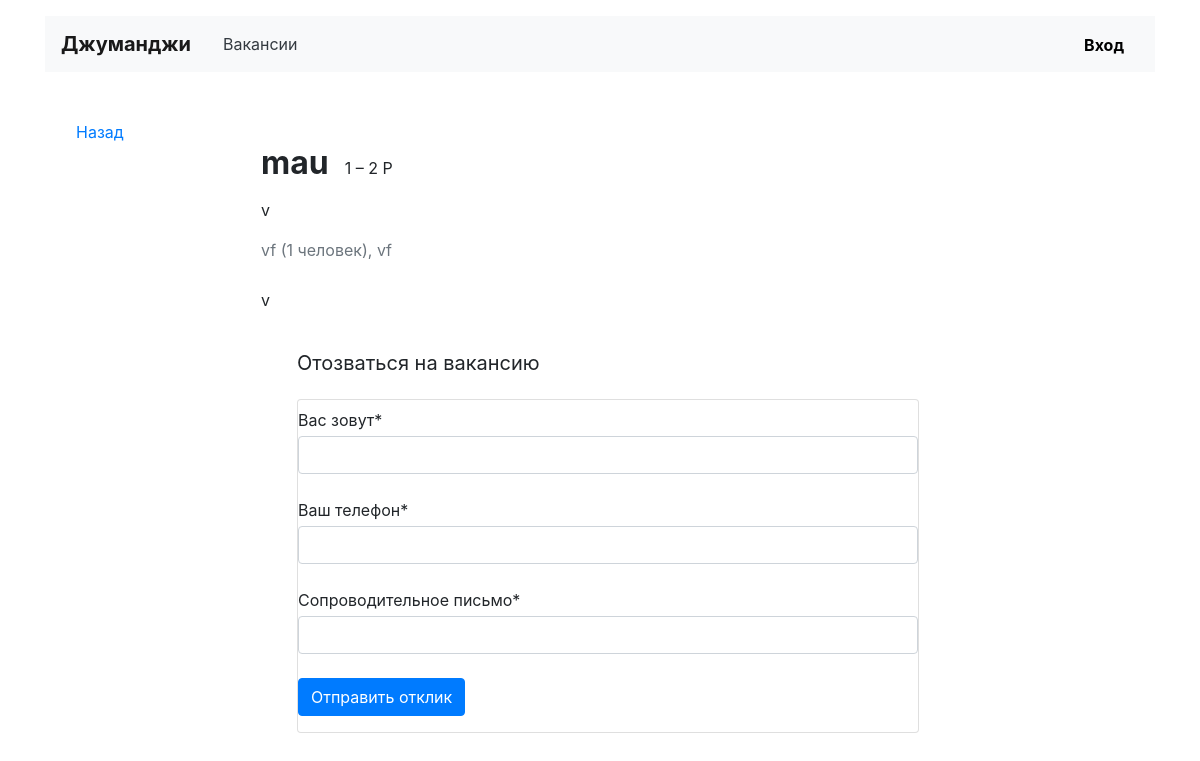
The app's page /vacancies/10/, older data.
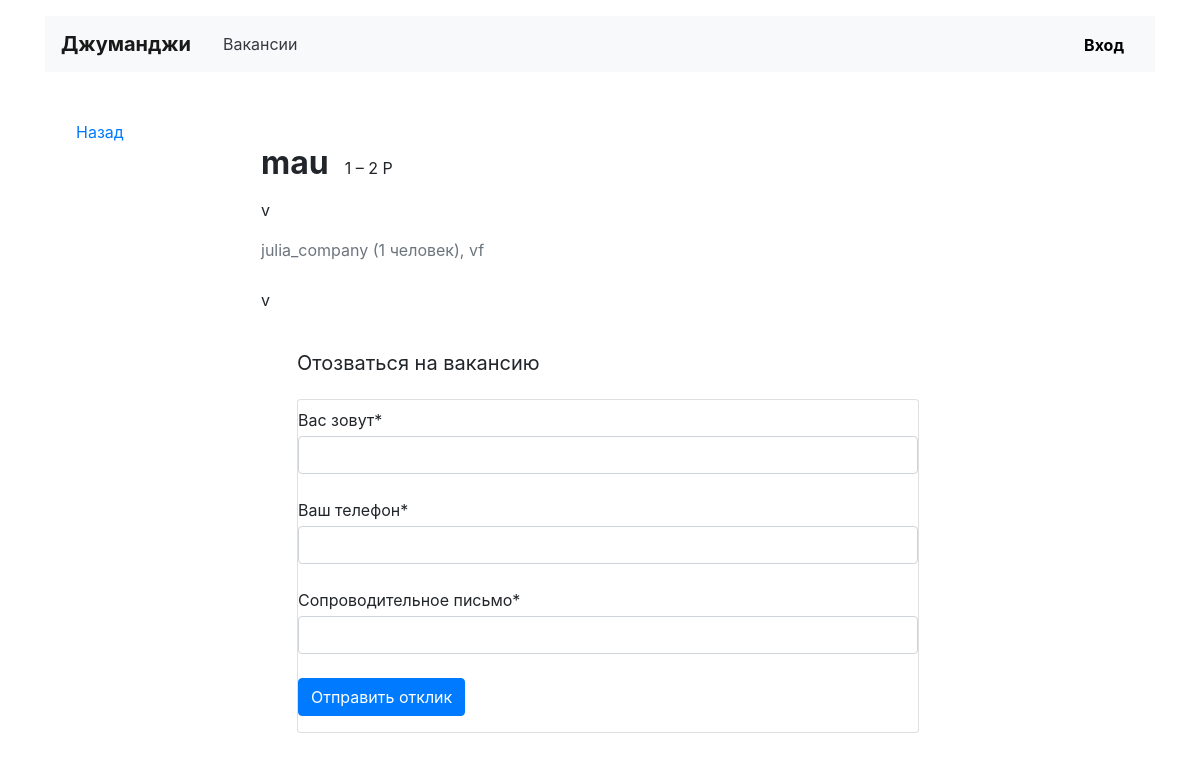
The same page, newer data.
### vacancies/models.py (models this page shows, shortened)
class Vacancy(models.Model):
    title = models.CharField(max_length=120)
    specialty = models.ForeignKey(Specialty, on_delete=models.CASCADE, related_name='vacancies')
    company = models.ForeignKey(Company, on_delete=models.CASCADE, related_name='vacancies')
    skills = models.TextField()
    description = models.TextField()
    salary_from = models.IntegerField()
    salary_to = models.IntegerField()
    posted = models.DateTimeField()

class Company(models.Model):
    title = models.CharField(max_length=120)
    location = models.CharField(max_length=120)
    logo = models.ImageField(upload_to=settings.MEDIA_COMPANY_IMAGE_DIR, null=True, blank=True)
    description = models.TextField()
    employee_count = models.IntegerField()
    owner = models.OneToOneField(User, on_delete=models.CASCADE, null=True, blank=True)

### vacancies/views.py (the view, shortened to what this page needs)
# urls.py: path('vacancies/<int:vacancy_id>/', VacancyView.as_view(), name='vacancy'),
class VacancyView(TemplateView):
    template_name = 'vacancies/vacancy.html'
    def get_context_data(self, **kwargs):
        context = super(VacancyView, self).get_context_data(**kwargs)
        vacancy_id = self.kwargs['vacancy_id']
        instance_of_model = get_object_or_404(Vacancy, id=vacancy_id)
        context['vacancy'] = instance_of_model
        application_form = ApplicationForm()
        application_form.helper.form_action = reverse('vacancy', kwargs={'vacancy_id': vacancy_id})
        context['form'] = application_form
        return context

### vacancies/forms.py
class ApplicationForm(forms.Form):
    username = forms.CharField(label='Вас зовут')
    phone = forms.CharField(label='Ваш телефон')
    cover_letter = forms.CharField(label='Сопроводительное письмо')
    class Meta:
        model = Application
        fields = ('username', 'phone', 'cover_letter')
    def __init__(self, *args, **kwargs):
        super().__init__(*args, **kwargs)
        self.helper = FormHelper()
        self.helper.form_method = 'POST'
        self.helper.form_action = reverse('vacancy', kwargs={'vacancy_id': 0})
        self.helper.add_input(Submit('submit', 'Отправить отклик'))
        self.helper.form_class = 'card mt-4 mb-3'
        self.helper.label_class = 'mb-1 mt-2'

### templates/vacancies/vacancy.html (shortened to what this page needs)
{% extends 'vacancies/base.html' %}
{% load static %}
{% block container %}
{% load crispy_forms_tags %}
    <main class="container mt-3 pb-5">
        <div class="row mt-5">
            <div class="col-12 col-lg-2">
                <div class="pl-3 mb-5">
                    <p><a href="{% url 'main' %}">Назад</a></p>
                </div>
            </div>
            <div class="col-12 col-lg-8">
                <section class="pl-3">
                    <div class="d-flex align-items-baseline align-content-baseline">
                        <h1 class="h2 mt-4 font-weight-bold">{{ vacancy.title }}</h1>
                        <p class="m-0 pl-3">{{ vacancy.salary_from }} – {{ vacancy.salary_to }} Р</p>
                    </div>
                    <p class="mt-2">{{ vacancy.skills }}</p>
                    <p class="text-muted mb-4">{{ vacancy.company.title }} ({{ vacancy.company.employee_count }}
                        человек), {{ vacancy.company.location }}</p>
                    <div style="line-height: 1.8;">
                        {{ vacancy.description|safe }}
                    </div>
                    <div class="card-body mx-3">
                        <p class="h5 mt-3 font-weight-normal">Отозваться на вакансию</p>
                        <div class="form-group">
                            {% crispy form %}
                        </div>
                    </div>
                </section>
            </div>
        </div>
    </main>
{% endblock %}

Row changes from the older to the newer data that the page shows:
changed through a linked row, Vacancy "mau": company "vf" → "julia_company"
